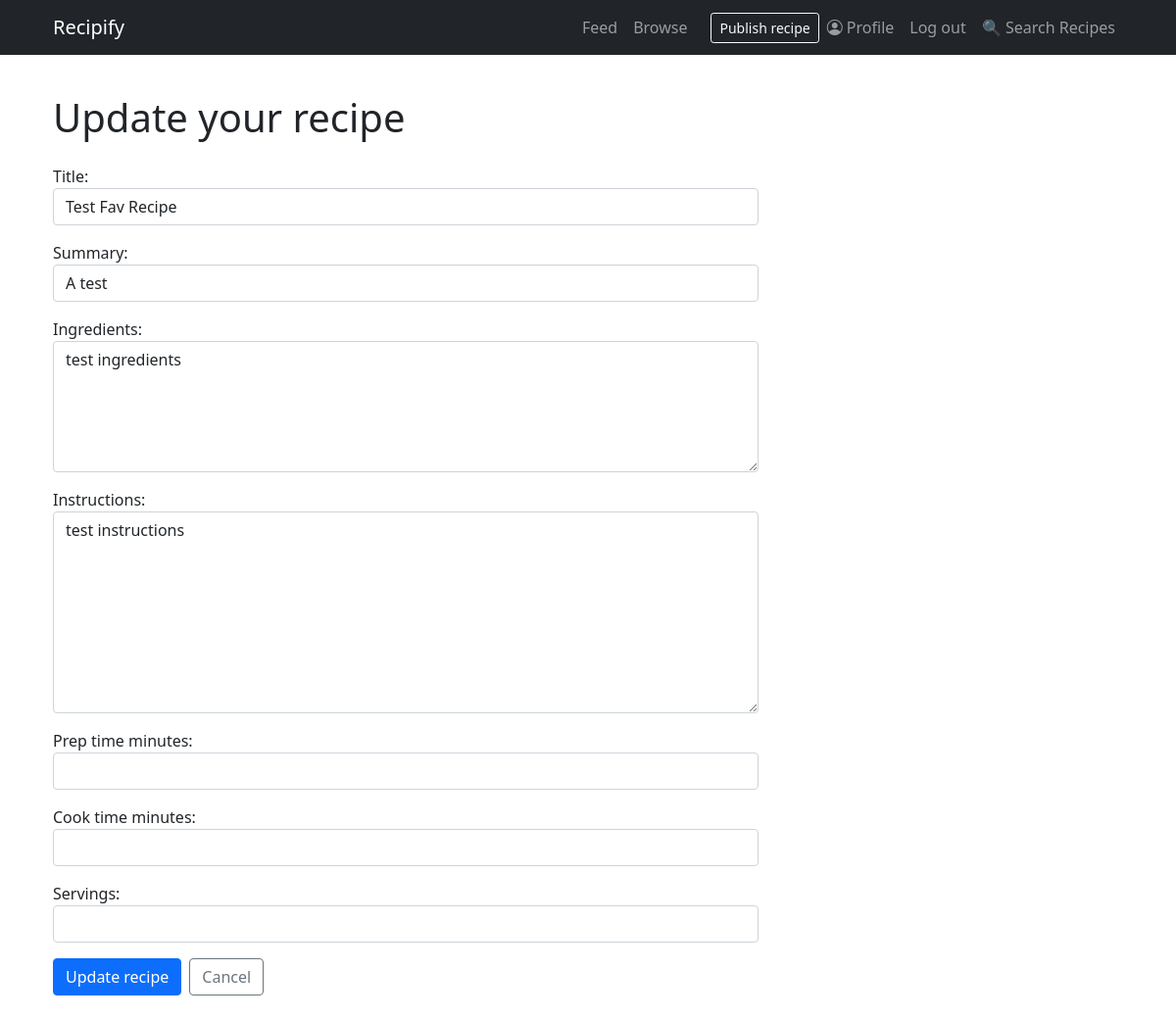
Screenshot of /recipes/14/edit/ (signed in) with the database file from the repository.
### recipes/models/recipe.py (models this page shows, shortened)
class Recipe(models.Model):
    DIETARY_CHOICES = [
        ("vegan", "Vegan"),
        ("vegetarian", "Vegetarian"),
        ("gluten_free", "Gluten Free"),
        ("dairy_free", "Dairy Free"),
        ("nut_free", "Nut Free"),
        ("none", "No Restrictions"),
    ]
    author = models.ForeignKey(
        settings.AUTH_USER_MODEL,
        on_delete=models.CASCADE,
        related_name="recipes",
    )
    title = models.CharField(max_length=200)
    summary = models.CharField(max_length=255, blank=True)
    ingredients = models.TextField(help_text="List ingredients separated by commas")
    instructions = models.TextField()
    name = models.CharField(max_length=255)
    description = models.TextField()
    prep_time_minutes = models.PositiveIntegerField(blank=True, null=True)
    cook_time_minutes = models.PositiveIntegerField(blank=True, null=True)
    servings = models.PositiveSmallIntegerField(blank=True, null=True)
    is_published = models.BooleanField(default=True)
    cooking_time = models.PositiveIntegerField(
        help_text="Cooking time in minutes", default=0
    )
    difficulty = models.CharField(
        max_length=10,
        choices=[
            ("easy", "Easy"),
            ("medium", "Medium"),
            ("hard", "Hard"),
        ],
        default="easy",
    )
    date_posted = models.DateTimeField(auto_now_add=True)
    dietary_requirement = models.CharField(
        max_length=50, choices=DIETARY_CHOICES, default="none"
    )
    popularity = models.IntegerField(default=0)
    created_at = models.DateTimeField(default=timezone.now, editable=False)
    updated_at = models.DateTimeField(auto_now=True)
    class Meta:
        ordering = ["-created_at", "-date_posted"]
    likes = models.ManyToManyField(
        settings.AUTH_USER_MODEL,
        related_name="liked_recipes",
        through="Like",
        blank=True,
    )

### recipes/views/recipe_views.py (the view, shortened to what this page needs)
# urls.py: path("recipes/<int:pk>/edit/", RecipeUpdateView.as_view(), name="recipe_edit"),
class RecipeUpdateView(LoginRequiredMixin, RecipeAuthorRequiredMixin, UpdateView):
    model = Recipe
    form_class = RecipeForm
    template_name = "recipes/recipe_form.html"
    extra_context = {
        "page_title": "Update your recipe",
        "submit_label": "Update recipe",
    }

### recipes/forms/recipe_forms.py (shortened to what this page needs)
class RecipeForm(forms.ModelForm):
    class Meta:
        model = Recipe
        fields = [
            "title",
            "summary",
            "ingredients",
            "instructions",
            "prep_time_minutes",
            "cook_time_minutes",
            "servings",
        ]
        widgets = {
            "ingredients": forms.Textarea(attrs={"rows": 5}),
            "instructions": forms.Textarea(attrs={"rows": 8}),
        }

### recipes/views/recipe_views.py (called while the page is built)
    def test_func(self):
        recipe = self.get_object()
        return recipe.author == self.request.user

### recipes/templates/recipes/recipe_form.html (shortened to what this page needs)
{% extends 'base_content.html' %}
{% block content %}
<div class="container py-4">
  <div class="row">
    <div class="col-lg-8">
      <h1 class="mb-4">{{ page_title }}</h1>
      <form method="post">
        {% include 'partials/bootstrap_form.html' with form=form %}
        <div class="d-flex gap-2 mt-3">
          <button type="submit" class="btn btn-primary">{{ submit_label }}</button>
          <a href="{% if object %}{% url 'recipe_detail' object.pk %}{% else %}{% url 'recipe_list' %}{% endif %}" class="btn btn-outline-secondary">Cancel</a>
        </div>
      </form>
    </div>
  </div>
</div>
{% endblock %}

### recipes/templates/partials/bootstrap_form.html (shortened to what this page needs)
{% load widget_tweaks %}
{% for field in form %}
  <div class="mb-3">
    {{ field.label_tag }}
    {% if form.is_bound %}
      {% if field.errors %}
        {% render_field field class="form-control is-invalid" %}
      {% else %}
        {% render_field field class="form-control is-valid" %}
      {% endif %}
    {% else %}
      {% render_field field class="form-control" %}
    {% endif %}
  </div>
{% endfor %}

### static/custom.css (style rules this page uses)
:root { --primary-color: #2c5530; --secondary-color: #4a7c59; --accent-color: #8fb996; --light-bg: #f8f9fa; --card-shadow: 0 4px 6px rgba(0, 0, 0, 0.1); --hover-shadow: 0 8px 15px rgba(0, 0, 0, 0.15); }

### rows the page displays
Recipe: title "Test Fav Recipe" "A test" "test ingredients" "test instructions"

### other values shown
{{ page_title }} "Update your recipe"
{{ field.label_tag }} "Title:" "Summary:" "Ingredients:" "Instructions:" "Prep time minutes:" "Cook time minutes:" "Servings:"
{{ submit_label }} "Update recipe"
